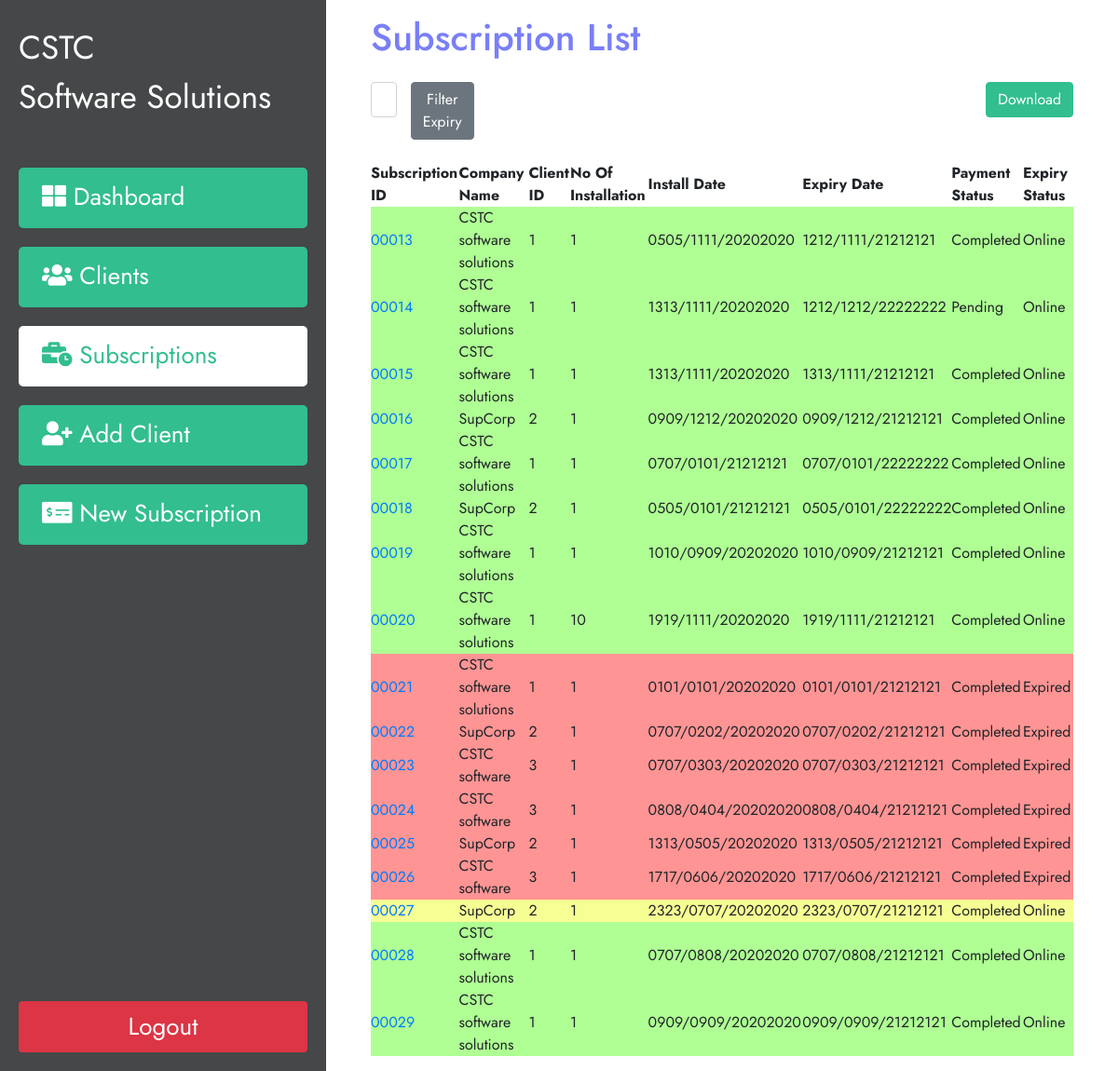
The page /subscription (signed in) on the database its author committed.
### subscription/models.py (models this page shows)
class Subscription(models.Model):
    CustomerName= models.ForeignKey(Customer, on_delete=models.CASCADE, related_name='custom')
    Installation_number = models.IntegerField(blank=False,default=1, validators=[MinValueValidator(1)])
    InstallDuration= models.IntegerField(blank=False,default=1, validators=[MinValueValidator(1)])
    InstallDate=models.DateField()
    ExpiryDate= models.DateField()
    TotalAmount= models.FloatField(blank=False, default=0, validators=[MinValueValidator(0)])
    AmountReceived=models.FloatField(blank=False,default=0, validators=[MinValueValidator(0)])
    RemainingAmount = models.FloatField(blank=False, default=0, validators=[MinValueValidator(0)])

### customer/models.py (models this page shows)
class Customer(models.Model):
    ClientID = models.CharField(max_length=10,default="")
    Name = models.CharField(max_length=250)
    Address1 = models.CharField(max_length=150)
    Address2 = models.CharField(max_length=150, blank=True)
    City= models.CharField(max_length=100)
    District = models.CharField(max_length=20)
    Zone = models.CharField(max_length=100)
    PhoneNo= models.CharField(max_length=15)
    Email = models.CharField(max_length=100)
    Website = models.CharField(max_length=100, blank=True)
    Contact_Person= models.CharField(max_length=100)
    Contact_Person_MobileNo= models.CharField(max_length=15)
    Contact_Person_Email= models.CharField(max_length=100)
    def __str__(self):
        return self.Name

### subscription/views.py (the view)
# urls.py: path('subscription', views.subscription_list, name='subscriptions'),
@login_required(login_url='index')
def subscription_list(request):
    obj = Subscription.objects.all()
    days = None
    expiryfilter = request.GET.get('expiryfilter')
    if is_valid_queryparam(expiryfilter):
        days = int(expiryfilter)
        start_date = datetime.date.today()
        end_date = start_date + datetime.timedelta(days=days)
        obj = obj.filter(ExpiryDate__range=[start_date, end_date])
    context = {
        'subscriptions': obj,
        'days':days,
    }
    return render(request,'subscription.html',context)

### cstcdataentry/templatetags/myfilters.py (called while the page is built)
@register.filter
def days_until(exdate):
    delta = exdate - datetime.date.today()
    return delta.days

### subscription/views.py (called while the page is built)
def is_valid_queryparam(param):
    return param != '' and param is not None

### subscription/Templates/subscription.html (shortened to what this page needs)
{% extends "base.html" %}
{% block content %}
{% load myfilters %}
<div class="col-lg px-5 py-3 tablecontent">
   <h1 style="color:#797ff6;">Subscription List</h1>
   <div class="col my-4">
      <div class="row justify-content-end">
         <form class="col-2 " method="GET">
            <div class="row">
               <div class="col-lg col p-0 ">
                  <input class="form-control" name="expiryfilter" type="number" value="" id="days-input">
               </div>
               <div class="col">
                  <button type="submit" class="btn btn-secondary " >Filter Expiry</button>
               </div>
            </div>
         </form>
         <div class="col p-0">
            <a  href="{%url 'report' days  %}" class="btn btn-primary  float-right" >Download</a>
         </div>
      </div>
   </div>
   <table id="datatable" class="display" style="width:100%">
      <thead>
         <tr>
            <th>Subscription ID</th>
            <th>Company Name</th>
            <th>Client ID</th>
            <th>No Of Installation</th>
            <th>Install Date</th>
            <th>Expiry Date</th>
            <th>Payment Status</th>
            <th>Expiry Status</th>
         </tr>
      </thead>
      <tbody>
         {% for subscription in subscriptions %}
             {% if subscription.ExpiryDate|days_until <= 20  %}
                 {% if subscription.ExpiryDate|days_until <= 0 %}
                     <tr class="expired">
                 {% else %}
                     <tr class="warn">
                 {% endif %}
             {% else %}
                 <tr class="online">
            {% endif %}
            <td><a href="{%url 'subscriptiondetail' subscription.id %}">{{ subscription.id |stringformat:"05d" }}</a></td>
            <td>{{ subscription.CustomerName }}</td>
            <td>{{ subscription.CustomerName.id }}</td>
            <td>{{ subscription.Installation_number }}</td>
            <td>{{ subscription.InstallDate }}</td>
            <td >{{ subscription.ExpiryDate }}</td>
            <td >
               {% if subscription.RemainingAmount > 0 %}
                   {% if subscription.ExpiryDate|days_until <= 0 %}
                        OverDue
                   {% else %}
                        Pending
                   {% endif %}
                {% else %}
                   Completed
               {% endif %}
            </td>
            <td>
               {% if subscription.ExpiryDate|days_until <= 0 %}
                    Expired
               {% else %}
                    Online
               {% endif %}
            </td>
         </tr>
         {% endfor %}
      </tbody>
   </table>
</div>
{% endblock content %}

### user/static/css/style.css (style rules this page uses)
* { padding: 0; margin: 0; box-sizing: border-box; }
body { font-family: 'Jost', sans-serif; }
.tablecontent, .dash { font-family: 'Jost', sans-serif; }
.online { background-color: #afff94; }
.warn { background-color: #f6ff94; }
.expired { background-color: #ff9494; }
.btn-primary, .btn-primary:active, .btn-primary:visited, .btn-primary:focus { background-color: #32be8f !important; border-color: #32be8f !important; }

### rows shown on the page
Subscription: id "00013", CustomerName "CSTC software solutions", CustomerName.id "1", Installation_number "1", InstallDate "0505/1111/20202020", ExpiryDate "1212/1111/21212121", RemainingAmount "Completed", shows "Online"
Subscription: id "00014", CustomerName "CSTC software solutions", CustomerName.id "1", Installation_number "1", InstallDate "1313/1111/20202020", ExpiryDate "1212/1212/22222222", RemainingAmount "Pending", shows "Online"
Subscription: id "00015", CustomerName "CSTC software solutions", CustomerName.id "1", Installation_number "1", InstallDate "1313/1111/20202020", ExpiryDate "1313/1111/21212121", RemainingAmount "Completed", shows "Online"
Subscription: id "00016", CustomerName "SupCorp", CustomerName.id "2", Installation_number "1", InstallDate "0909/1212/20202020", ExpiryDate "0909/1212/21212121", RemainingAmount "Completed", shows "Online"
Subscription: id "00017", CustomerName "CSTC software solutions", CustomerName.id "1", Installation_number "1", InstallDate "0707/0101/21212121", ExpiryDate "0707/0101/22222222", RemainingAmount "Completed", shows "Online"
Subscription: id "00018", CustomerName "SupCorp", CustomerName.id "2", Installation_number "1", InstallDate "0505/0101/21212121", ExpiryDate "0505/0101/22222222", RemainingAmount "Completed", shows "Online"
Subscription: id "00019", CustomerName "CSTC software solutions", CustomerName.id "1", Installation_number "1", InstallDate "1010/0909/20202020", ExpiryDate "1010/0909/21212121", RemainingAmount "Completed", shows "Online"
Subscription: id "00020", CustomerName "CSTC software solutions", CustomerName.id "1", Installation_number "10", InstallDate "1919/1111/20202020", ExpiryDate "1919/1111/21212121", RemainingAmount "Completed", shows "Online"
Subscription: id "00021", CustomerName "CSTC software solutions", CustomerName.id "1", Installation_number "1", InstallDate "0101/0101/20202020", ExpiryDate "0101/0101/21212121", RemainingAmount "Completed", shows "Expired"
Subscription: id "00022", CustomerName "SupCorp", CustomerName.id "2", Installation_number "1", InstallDate "0707/0202/20202020", ExpiryDate "0707/0202/21212121", RemainingAmount "Completed", shows "Expired"
Subscription: id "00023", CustomerName "CSTC software", CustomerName.id "3", Installation_number "1", InstallDate "0707/0303/20202020", ExpiryDate "0707/0303/21212121", RemainingAmount "Completed", shows "Expired"
Subscription: id "00024", CustomerName "CSTC software", CustomerName.id "3", Installation_number "1", InstallDate "0808/0404/20202020", ExpiryDate "0808/0404/21212121", RemainingAmount "Completed", shows "Expired"
Subscription: id "00025", CustomerName "SupCorp", CustomerName.id "2", Installation_number "1", InstallDate "1313/0505/20202020", ExpiryDate "1313/0505/21212121", RemainingAmount "Completed", shows "Expired"
Subscription: id "00026", CustomerName "CSTC software", CustomerName.id "3", Installation_number "1", InstallDate "1717/0606/20202020", ExpiryDate "1717/0606/21212121", RemainingAmount "Completed", shows "Expired"
Subscription: id "00027", CustomerName "SupCorp", CustomerName.id "2", Installation_number "1", InstallDate "2323/0707/20202020", ExpiryDate "2323/0707/21212121", RemainingAmount "Completed", shows "Online"
Subscription: id "00028", CustomerName "CSTC software solutions", CustomerName.id "1", Installation_number "1", InstallDate "0707/0808/20202020", ExpiryDate "0707/0808/21212121", RemainingAmount "Completed", shows "Online"
Subscription: id "00029", CustomerName "CSTC software solutions", CustomerName.id "1", Installation_number "1", InstallDate "0909/0909/20202020", ExpiryDate "0909/0909/21212121", RemainingAmount "Completed", shows "Online"
